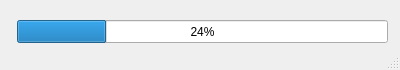
<?xml version="1.0" encoding="UTF-8"?>
<ui version="4.0">
 <class>MainWindow</class>
 <widget class="QMainWindow" name="MainWindow">
  <property name="geometry">
   <rect>
    <x>0</x>
    <y>0</y>
    <width>400</width>
    <height>70</height>
   </rect>
  </property>
  <property name="sizePolicy">
   <sizepolicy hsizetype="Fixed" vsizetype="Fixed">
    <horstretch>0</horstretch>
    <verstretch>0</verstretch>
   </sizepolicy>
  </property>
  <property name="minimumSize">
   <size>
    <width>400</width>
    <height>60</height>
   </size>
  </property>
  <property name="maximumSize">
   <size>
    <width>400</width>
    <height>16777215</height>
   </size>
  </property>
  <property name="cursor">
   <cursorShape>WaitCursor</cursorShape>
  </property>
  <property name="windowTitle">
   <string>Transcribing...</string>
  </property>
  <property name="windowIcon">
   <iconset>
    <normaloff>logo.png</normaloff>logo.png</iconset>
  </property>
  <property name="autoFillBackground">
   <bool>false</bool>
  </property>
  <property name="styleSheet">
   <string notr="true"/>
  </property>
  <property name="toolButtonStyle">
   <enum>Qt::ToolButtonFollowStyle</enum>
  </property>
  <property name="tabShape">
   <enum>QTabWidget::Triangular</enum>
  </property>
  <widget class="QWidget" name="centralwidget">
   <property name="styleSheet">
    <string notr="true"/>
   </property>
   <widget class="QProgressBar" name="ProgressBar">
    <property name="geometry">
     <rect>
      <x>17</x>
      <y>20</y>
      <width>371</width>
      <height>23</height>
     </rect>
    </property>
    <property name="styleSheet">
     <string notr="true">ProgressBar{

    border: 2px solid grey;
    border-radius: 5px;
}

ProgressBar::chunk {
    background-color: #05B8CC;
    width: 20px;
}</string>
    </property>
    <property name="value">
     <number>24</number>
    </property>
   </widget>
  </widget>
  <widget class="QStatusBar" name="statusbar"/>
 </widget>
 <resources>
  <include location="background.qrc"/>
 </resources>
 <connections/>
</ui>
